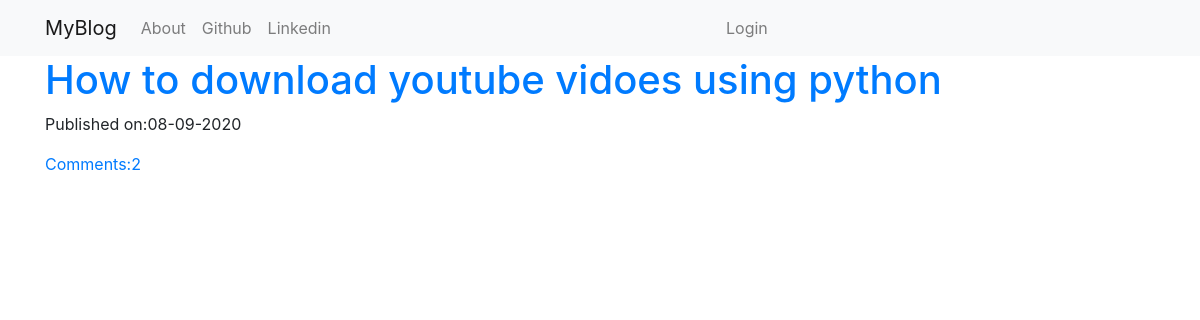
The page / on the database its author committed.
### blog/models.py (models this page shows, shortened)
class Post(models.Model):
    author =models.ForeignKey('auth.User',on_delete=models.CASCADE)
    title=models.CharField(max_length=200)
    text=models.TextField()
    create_date=models.DateTimeField(default=timezone.now())
    published_date=models.DateTimeField(blank=True,null=True)
    def approve_comments(self):
        return self.comments.filter(approved_comments=True)

### blog/views.py (the view)
# urls.py: path('',views.PostListView.as_view(),name='post_list'),
class PostListView(ListView):
    model=Post
    def get_queryset(self):
        return Post.objects.filter(published_date__lte=timezone.now()).order_by('-published_date')

### blog/templates/blog/post_list.html
{% extends 'blog/base.html' %}
{% block content %}
<div class="centerstage">
  {% for post in post_list %}
  <div class="post">
    <h1><a href="{% url 'blog:post_detail' pk=post.pk %}">{{post.title}}</a></h1>
    <div class="date">
      <p>Published on:{{post.published_date|date:'d-m-Y'}}</p>
    </div>
     <a href="{% url 'blog:post_detail' pk=post.pk %}">Comments:{{ post.approve_comments.count }}</a>
  </div>
  {% endfor %}
</div>
{% endblock %}

### blog/static/css/blog.css (style rules this page uses)
.centerstage { margin-left: auto; margin-right: auto; }

### rows shown on the page
Post: title "How to download youtube vidoes using python", published_date "08-09-2020", approve_comments.count "2"
